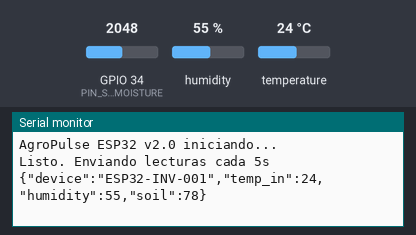
Bench run of a sketch on a simulated ESP32. Shown: the last lines printed to the serial monitor. The test bench sets the inputs (shaded band); at power-on: humidity 55 %, GPIO 34 (PIN_SOIL_MOISTURE) = 2048, temperature 24 °C.

Above: at 1.7 s.
1.8 s: humidity set to 22 %
At 6.8 s:
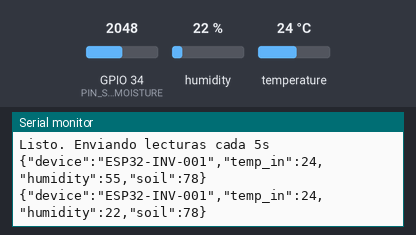
7.8 s: GPIO 34 (PIN_SOIL_MOISTURE) set to 2866
At 12.0 s:
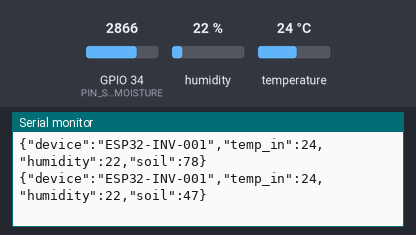
13.8 s: temperature set to 12 °C
At 16.0 s:
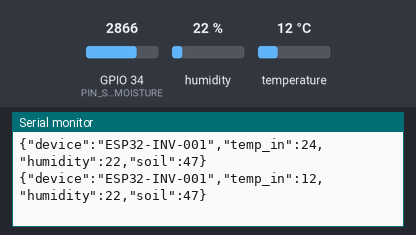
19.8 s: GPIO 34 (PIN_SOIL_MOISTURE) set to 3603
At 21.2 s:
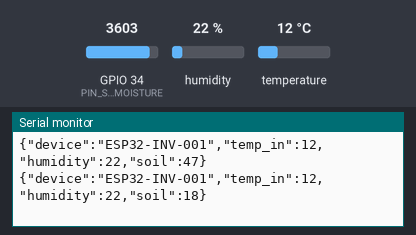
25.8 s: humidity set to 40 %
At 31.7 s:
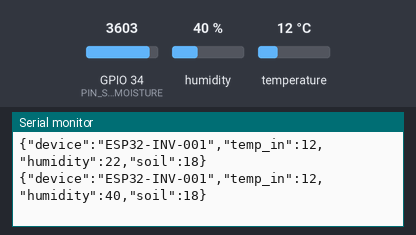
Timing chart, 0 to 32.8 s (numbered marks = the images above; inputs shaded):
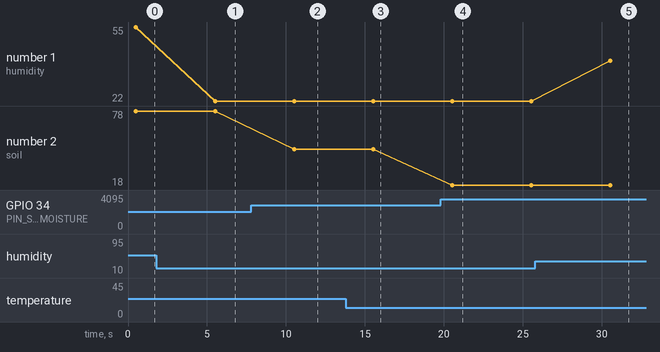

Measured:
- after the input at 1.8 s, the serial monitor: prints a new line after 3.7 s (image 1)
- after the input at 7.8 s, the serial monitor: prints a new line after 2.7 s (image 2)
- after the input at 13.8 s, the serial monitor: prints a new line after 1.7 s (image 3)
- after the input at 19.8 s, the serial monitor: prints a new line after 0.73 s (image 4)
- after the input at 25.8 s, the serial monitor: prints a new line after 4.7 s (image 5)
- plotted number 1: 55 → 22 after the input at 1.8 s, 22 → 40 after the input at 25.8 s
- plotted number 2: 78 → 47 after the input at 7.8 s, 47 → 18 after the input at 19.8 s

The sketch:

agropulse_esp32.ino
```cpp
/**
 * ╔══════════════════════════════════════════════════════════╗
 * ║   AgroPulse ESP32 — Firmware de Sensores v2.0           ║
 * ║   Compatible con: ESP32, ESP32-S2, ESP32-S3             ║
 * ╚══════════════════════════════════════════════════════════╝
 *
 * SENSORES SOPORTADOS:
 *   - DHT22 / DHT11  → Temperatura + Humedad
 *   - DS18B20        → Temperatura (OneWire)
 *   - Sensor capacitivo de humedad de suelo
 *   - Cualquier sensor analógico
 *
 * MODOS DE ENVÍO (configurar en config.h):
 *   MODE_SERIAL  → Envía JSON por USB/Serial
 *   MODE_WIFI    → POST HTTP a AgroPulse
 *   MODE_LORA    → Envía por LoRa (requiere módulo Ra-02 / SX1278)
 *   MODE_SD      → Guarda CSV en tarjeta SD
 *
 * LIBRERÍAS REQUERIDAS (instalar en Arduino IDE / PlatformIO):
 *   - DHT sensor library by Adafruit
 *   - ArduinoJson by Benoit Blanchon
 *   - RadioLib (para LoRa)
 *   - SD (incluida en Arduino)
 *
 * INSTALACIÓN (Arduino IDE):
 *   Herramientas → Gestor de placas → buscar "esp32" → instalar
 */

#include <Arduino.h>
#include <ArduinoJson.h>

// ══════════════════════════════════════════════
//  CONFIGURACIÓN — EDITAR SEGÚN TU INSTALACIÓN
// ══════════════════════════════════════════════

// Modo de envío (descomentar UNO)
#define MODE_SERIAL    // USB/Serial → AgroPulse Serial
//#define MODE_WIFI    // WiFi       → AgroPulse HTTP
//#define MODE_LORA    // LoRa       → Gateway LoRa
//#define MODE_SD      // SD Card    → CSV para cargar luego

// Pines de sensores
#define PIN_DHT        4    // DHT22 o DHT11
#define PIN_SOIL_MOISTURE 34  // Sensor analógico humedad suelo (ADC)
#define PIN_SOIL_DRY   4095  // Lectura ADC en seco (calibrar)
#define PIN_SOIL_WET   1500  // Lectura ADC en agua (calibrar)

// Intervalo de lectura (ms)
#define INTERVAL_MS    5000   // 5 segundos

// WiFi (solo si MODE_WIFI)
#define WIFI_SSID      "TuRedWifi"
#define WIFI_PASSWORD  "TuContrasena"
#define SERVER_IP      "192.168.1.100"  // IP del PC con AgroPulse
#define SERVER_PORT    8765

// ID único del dispositivo
#define DEVICE_ID      "ESP32-INV-001"

// ══════════════════════════════════════════════
//  INCLUDES SEGÚN MODO
// ══════════════════════════════════════════════

#ifdef MODE_WIFI
  #include <WiFi.h>
  #include <HTTPClient.h>
#endif

#ifdef MODE_LORA
  #include <RadioLib.h>
  // Pines para módulo Ra-02 / SX1278
  SX1278 radio = new Module(5, 2, 14, 15); // NSS, DIO0, RST, DIO1
#endif

#ifdef MODE_SD
  #include <SD.h>
  #include <SPI.h>
  #define SD_CS_PIN 5
#endif

// DHT22
#include <DHT.h>
DHT dht(PIN_DHT, DHT22);

// ══════════════════════════════════════════════
//  SETUP
// ══════════════════════════════════════════════

void setup() {
  Serial.begin(115200);
  delay(500);
  Serial.println("AgroPulse ESP32 v2.0 iniciando...");

  dht.begin();

  #ifdef MODE_WIFI
    WiFi.begin(WIFI_SSID, WIFI_PASSWORD);
    Serial.print("Conectando WiFi");
    while (WiFi.status() != WL_CONNECTED) {
      delay(500); Serial.print(".");
    }
    Serial.println("\nWiFi conectado: " + WiFi.localIP().toString());
  #endif

  #ifdef MODE_LORA
    int state = radio.begin(915.0); // 915 MHz para Colombia/América
    if (state == RADIOLIB_ERR_NONE) {
      Serial.println("LoRa iniciado correctamente.");
    } else {
      Serial.println("LoRa error: " + String(state));
    }
  #endif

  #ifdef MODE_SD
    if (!SD.begin(SD_CS_PIN)) {
      Serial.println("Error: SD no encontrada.");
    } else {
      Serial.println("SD card lista.");
      // Crear encabezado CSV si el archivo no existe
      if (!SD.exists("/datos.csv")) {
        File f = SD.open("/datos.csv", FILE_WRITE);
        if (f) {
          f.println("timestamp,temp_in,humidity,soil,device");
          f.close();
        }
      }
    }
  #endif

  Serial.println("Listo. Enviando lecturas cada " + String(INTERVAL_MS/1000) + "s");
}

// ══════════════════════════════════════════════
//  LOOP
// ══════════════════════════════════════════════

void loop() {
  float temp     = dht.readTemperature();
  float humidity = dht.readHumidity();
  float soil     = readSoilMoisture();

  // Validar lecturas
  if (isnan(temp) || isnan(humidity)) {
    Serial.println("ERROR: Sensor DHT no responde. Verifica conexión.");
    delay(INTERVAL_MS);
    return;
  }

  // Construir JSON
  StaticJsonDocument<200> doc;
  doc["device"]   = DEVICE_ID;
  doc["temp_in"]  = round(temp * 10) / 10.0;
  doc["humidity"] = round(humidity * 10) / 10.0;
  doc["soil"]     = round(soil * 10) / 10.0;

  String json;
  serializeJson(doc, json);

  // Enviar según modo
  #ifdef MODE_SERIAL
    sendSerial(json);
  #endif

  #ifdef MODE_WIFI
    sendWifi(json);
  #endif

  #ifdef MODE_LORA
    sendLora(json);
  #endif

  #ifdef MODE_SD
    saveSD(temp, humidity, soil);
  #endif

  delay(INTERVAL_MS);
}

// ══════════════════════════════════════════════
//  FUNCIONES DE ENVÍO
// ══════════════════════════════════════════════

void sendSerial(String json) {
  Serial.println(json);
}

#ifdef MODE_WIFI
void sendWifi(String json) {
  if (WiFi.status() != WL_CONNECTED) {
    Serial.println("WiFi desconectado, reintentando...");
    WiFi.reconnect();
    return;
  }
  HTTPClient http;
  String url = "http://" + String(SERVER_IP) + ":" + String(SERVER_PORT) + "/data";
  http.begin(url);
  http.addHeader("Content-Type", "application/json");
  int code = http.POST(json);
  if (code == 200) {
    Serial.println("✓ Enviado WiFi: " + json);
  } else {
    Serial.println("✗ Error WiFi: HTTP " + String(code));
  }
  http.end();
}
#endif

#ifdef MODE_LORA
void sendLora(String json) {
  String payload = "LORA:" + json;  // Prefijo para que AgroPulse lo identifique
  int state = radio.transmit(payload);
  if (state == RADIOLIB_ERR_NONE) {
    Serial.println("✓ Enviado LoRa: " + payload);
  } else {
    Serial.println("✗ Error LoRa: " + String(state));
  }
}
#endif

#ifdef MODE_SD
void saveSD(float temp, float humidity, float soil) {
  File f = SD.open("/datos.csv", FILE_APPEND);
  if (f) {
    // Formato: 2024-01-15T10:30:00,24.5,65.0,42.0,ESP32-001
    String row = String(millis()) + "," +
                 String(temp, 1) + "," +
                 String(humidity, 1) + "," +
                 String(soil, 1) + "," +
                 DEVICE_ID;
    f.println(row);
    f.close();
    Serial.println("✓ Guardado en SD: " + row);
  } else {
    Serial.println("✗ Error abriendo SD");
  }
}
#endif

// ══════════════════════════════════════════════
//  LECTURA DE SENSORES
// ══════════════════════════════════════════════

float readSoilMoisture() {
  int raw = analogRead(PIN_SOIL_MOISTURE);
  // Mapear ADC (0-4095) a porcentaje (0-100%)
  float percent = map(raw, PIN_SOIL_DRY, PIN_SOIL_WET, 0, 100);
  percent = constrain(percent, 0.0, 100.0);
  return percent;
}

/*
 * ══════════════════════════════════════════════
 *  CONEXIONES DE HARDWARE
 * ══════════════════════════════════════════════
 *
 * DHT22:
 *   VCC → 3.3V
 *   GND → GND
 *   DATA → GPIO4 (PIN_DHT)
 *   Resistencia pull-up 10kΩ entre DATA y VCC
 *
 * Sensor humedad suelo (capacitivo):
 *   VCC → 3.3V
 *   GND → GND
 *   AOUT → GPIO34 (PIN_SOIL_MOISTURE) — ADC1 CH6
 *
 * Módulo LoRa Ra-02 (SX1278) — solo si MODE_LORA:
 *   NSS  → GPIO5
 *   DIO0 → GPIO2
 *   RST  → GPIO14
 *   MOSI → GPIO23 (SPI default)
 *   MISO → GPIO19 (SPI default)
 *   SCK  → GPIO18 (SPI default)
 *   3.3V → 3.3V (¡NO usar 5V!)
 *   GND  → GND
 *
 * SD Card (SPI) — solo si MODE_SD:
 *   CS   → GPIO5 (SD_CS_PIN)
 *   MOSI → GPIO23
 *   MISO → GPIO19
 *   SCK  → GPIO18
 */
```
